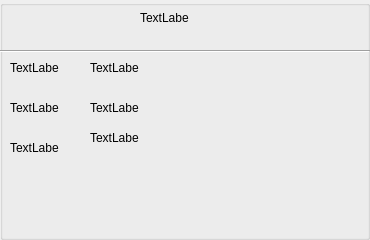
<?xml version="1.0" encoding="UTF-8"?>
<ui version="4.0">
 <class>Profile</class>
 <widget class="QWidget" name="Profile">
  <property name="geometry">
   <rect>
    <x>0</x>
    <y>0</y>
    <width>370</width>
    <height>240</height>
   </rect>
  </property>
  <property name="windowTitle">
   <string>Form</string>
  </property>
  <widget class="QGroupBox" name="groupBox">
   <property name="geometry">
    <rect>
     <x>0</x>
     <y>0</y>
     <width>370</width>
     <height>240</height>
    </rect>
   </property>
   <property name="title">
    <string/>
   </property>
   <widget class="QLabel" name="nameLbl">
    <property name="geometry">
     <rect>
      <x>10</x>
      <y>60</y>
      <width>49</width>
      <height>16</height>
     </rect>
    </property>
    <property name="text">
     <string>TextLabel</string>
    </property>
   </widget>
   <widget class="QLabel" name="groupNameLbl">
    <property name="geometry">
     <rect>
      <x>10</x>
      <y>100</y>
      <width>49</width>
      <height>16</height>
     </rect>
    </property>
    <property name="text">
     <string>TextLabel</string>
    </property>
   </widget>
   <widget class="QLabel" name="accountLbl">
    <property name="geometry">
     <rect>
      <x>10</x>
      <y>140</y>
      <width>49</width>
      <height>16</height>
     </rect>
    </property>
    <property name="text">
     <string>TextLabel</string>
    </property>
   </widget>
   <widget class="QLabel" name="name">
    <property name="geometry">
     <rect>
      <x>90</x>
      <y>60</y>
      <width>49</width>
      <height>16</height>
     </rect>
    </property>
    <property name="text">
     <string>TextLabel</string>
    </property>
   </widget>
   <widget class="QLabel" name="groupName">
    <property name="geometry">
     <rect>
      <x>90</x>
      <y>100</y>
      <width>49</width>
      <height>16</height>
     </rect>
    </property>
    <property name="text">
     <string>TextLabel</string>
    </property>
   </widget>
   <widget class="QLabel" name="account">
    <property name="geometry">
     <rect>
      <x>90</x>
      <y>130</y>
      <width>49</width>
      <height>16</height>
     </rect>
    </property>
    <property name="text">
     <string>TextLabel</string>
    </property>
   </widget>
   <widget class="QLabel" name="profileWidgetLbl">
    <property name="geometry">
     <rect>
      <x>140</x>
      <y>10</y>
      <width>49</width>
      <height>16</height>
     </rect>
    </property>
    <property name="text">
     <string>TextLabel</string>
    </property>
   </widget>
   <widget class="Line" name="line">
    <property name="geometry">
     <rect>
      <x>0</x>
      <y>50</y>
      <width>370</width>
      <height>2</height>
     </rect>
    </property>
    <property name="orientation">
     <enum>Qt::Horizontal</enum>
    </property>
   </widget>
  </widget>
 </widget>
 <resources/>
 <connections/>
</ui>
